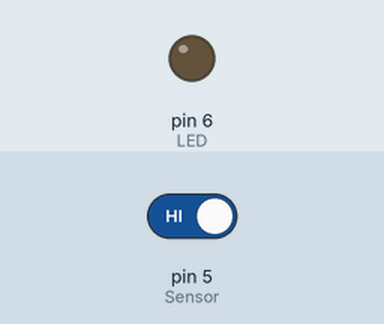
Recording of a sketch running on a simulated Arduino Uno, built with avr-gcc and run on an emulated ATmega328P. Parts: output pins drawn as LEDs (lit = HIGH). The test bench sets the inputs (shaded band); at power-on: pin 5 (Sensor) HIGH. What the sketch prints to the serial monitor is not drawn.

Above: at 1.2 s.
1.3 s: pin 5 (Sensor) driven LOW
At 2.3 s:
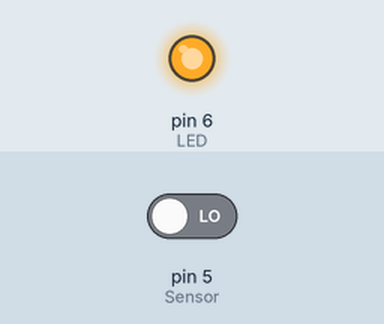
2.8 s: pin 5 (Sensor) driven HIGH
At 3.2 s:
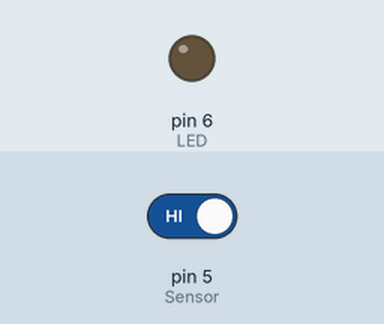
Timing chart, 0 to 5.8 s (numbered marks = the images above; inputs shaded):
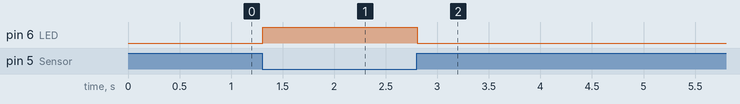

Measured:
- after the input at 1.3 s, pin 6 (LED): LOW → HIGH at once
- after the input at 2.8 s, pin 6 (LED): HIGH → LOW at once

The sketch:

indiassign1sketch_oct1a.ino
```cpp
#define Sensor 5
#define LED 6

void setup() {
  Serial.begin(9600);
  pinMode(Sensor, INPUT);
  pinMode(LED, OUTPUT);
}

void loop() {
  bool value = digitalRead(Sensor);
  Serial.println(value);

  if (value == 0) {
    digitalWrite(LED, HIGH);
    Serial.println("LED on");
  } else {
    digitalWrite(LED, LOW);
  }
}
```
